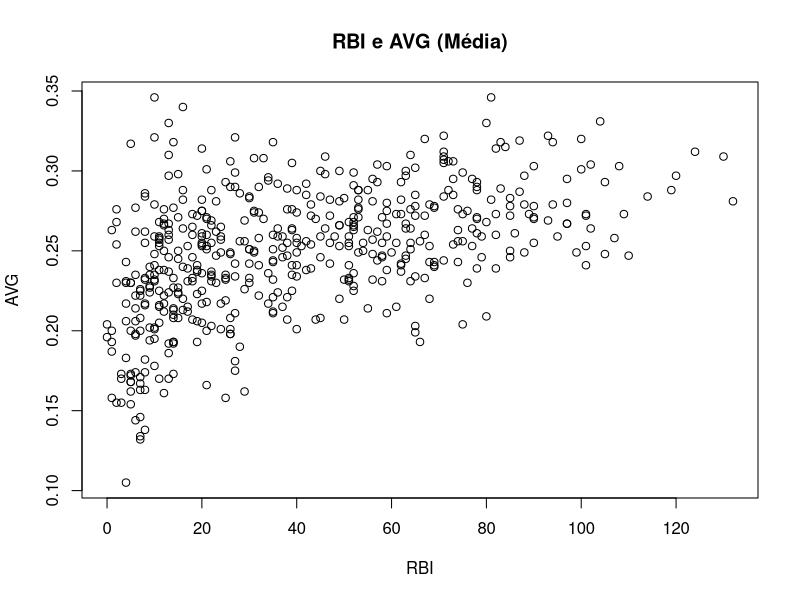

Generate this figure with R: (Note: this script raises an error after producing the figure.)
# Revisão R-Project 
setwd("/data/Seafile/GOBSeafile/2021-01/3N_5SEM_IntroduçãoAProgramaçãoEmBigData/WorkSpace/IPBD202101R/DataSets")
mlbPlayers = read.table(file = "mlbplayers.txt", header = T, sep = " ", stringsAsFactors = T)

# Dados para análise
data <- mlbPlayers[ , c("RBI", "AVG")]

# Criar um gráfico 
plot(x=data$RBI, y=data$AVG, xlab="RBI", ylab="AVG", main="RBI e AVG (Média)")

# Atribuição 
num <- 13
num = 13

# Tipos de dados -> verificar olhando a classe
print(class(8))
print(class(8L))
print(class(TRUE))
print(class("Dick Vigarista"))

# Operadores numéricos
sprintf("13 + 8 = %d", 13 + 8)
sprintf("13 - 8 = %d", 13 - 8)
sprintf("13 * 8 = %d", 13 * 8)
sprintf("13 / 8 = %1.4f", 13 / 8)

# Módulo/Resto 
sprintf("13 %% 8 = %d", 13 %% 8)

# Exponenciação 
sprintf("13 ^ 8 = %d", 13 ^ 8)

# Vetores 
numeros = c( 13, 8, 31, 73, 9)
numeros

# Dados dos vetores 
numeros[3] # índice
length(numeros) # tamanho
numeros[-3] # tudo menos o 3o elemento
numeros[3:5] # 3o ao 5o elementos
numeros[c(1,3)] = -1

# ordenar 
sort(numeros, decreasing = T)

# sequencia de numeros 
vintePrimeiros = 1:20

# seq com interlos
dezEmDez = seq(from=1, to=50, by=10)

# 10 pares começando em 22  4  6  8 10 12 14 16 18 20
pares = seq(from=2, by=2, length.out=10)

# repetição 
rep(x = 8, times=5)
rep(x = c(1,2,3), times=4, each=2)

# Relações
4 > 5 # FALSE
5 > 4 # TRUE
4 >= 3 # TRUE
4 <= 3 # FALSE
4 != 3 # TRUE

# Criando vetores de vetores por condição 
numeros = c(1:30)
pares <- (numeros %% 2 == 0)

# Decisões 
idade = 15

if (idade >= 18) {
  print("Dirigir e votar")
} else if (idade >= 16) { 
  print("Pode votar")
} else { 
  print("Pode andar na rua")
}

# SWITCH
nota = 'X'

switch( nota, 
        'A' = print('Excelente'),
        'B' = print('Bom'),
        'C' = print('OK'),
        'D' = print('Tá Ruim'),
        'E' = print('Péssimo'),
        print('Nota Inexistente!'))

# String 
saudacao <- paste("Olá", "Mundo", sep=" ")

# Extracao 
substr(x = saudacao, start = 5, stop = 9)

# Substituir 
sub(pattern = "Mundo", replacement = "Mundo!", x = saudacao)

# Repetições 

# Repeat
num <- 1
repeat { 
  print(num)
  num = num + 1
  if (num > 10){
    break
  }
}

# While
num <- 1
while (num <= 10) {
  print(num)
  num = num + 1
}

# For 
umAte10 = 1:10 
for (num in umAte10){
  print(num)
}

# Matrizes
# Unidimensional com apenas uma coluna
matriz1 = matrix(data = c(1,2,3,4,5,6))
# Bidimensional preenchimento por colunas
matriz2 = matrix(data = c(1,2,3,4,5,6), nrow = 3, ncol = 3)
# Bidimensional preenchimento por linhas
matriz3 = matrix(data = c(1,2,3,4,5,6), nrow = 3, ncol = 3, byrow = T)

# Dimensao
dim(matriz3)

# Partes 
matriz3[1,] # primeira linha e todas as colunas
matriz3[,c(2,3)] # todas as linhas e as colunas 2 e 3 

# combinação 
matriz4 = rbind(1:3, 4:6, 7:9)

# Funções 
soma <- function(num1=0, num2=0) {
  return(num1 + num2)
}

soma(8,13)
soma(,13)

# Função anônima / lambdas
mumeros <- 1:10
numerosX3 = (function(num) num * 3)(numeros)

# Closures
potencia <- function(expoente) {
  function(num){
    num ^ expoente
  }
}

cubo = potencia(3)
cubo(3)
cubo(1:4)

# Funções cumulativas 
cumsum(c(1,2,3,4,5))
cumprod(c(1,2,3,4,5))

# Regressão Linear - mlbPlayers
# Variável dependente = RBI 
# Variáveis indepentes = AVG, OBP, SLG, OPS

# Criando o modelo de relacionamento 
lmRBI = lm(mlbPlayers$RBI~mlbPlayers$AVG + mlbPlayers$OBP + mlbPlayers$SLG +
             mlbPlayers$OPS)

summary(lmRBI)

RBI = -60.643 + (-13.097 * AVG) + (45.651 * OBP) + (218.038 * SLG)